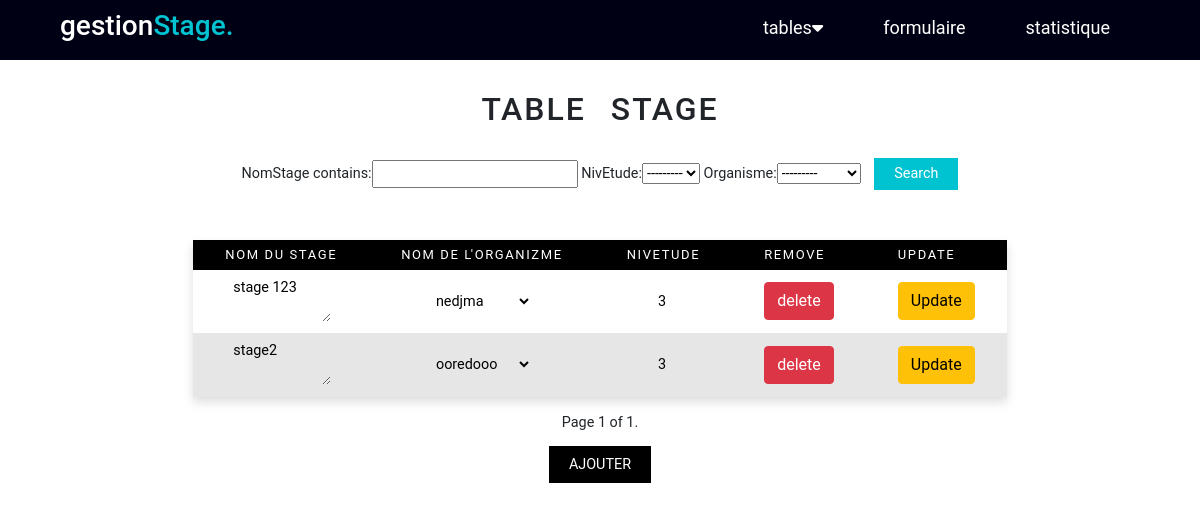
Screenshot of /stage/ with the database file from the repository.
### AppGestion/models.py (models this page shows, shortened)
class Stage (models.Model):
    NomStage = models.CharField(max_length=40)
    NivEtude= models.IntegerField(choices=NIV_ETUDE_STAGE)
    Organisme = models.ForeignKey("Organisme",on_delete=models.CASCADE)
    class Meta:
        ordering = ['NomStage']

class Organisme (models.Model):
    NomOrganisme= models.CharField(max_length=40,primary_key=True)
    typeOr=models.IntegerField(choices=TYPE_ORGANISME)
    def __str__(self):
        return self.NomOrganisme

### AppGestion/views.py (the view)
# urls.py: path('stage/',views.stage,name='stage'),
def stage(request):
    stages=Stage.objects.all()
    organismes=Organisme.objects.all()
    sta= StageFilter(request.GET, queryset=stages)
    stages=sta.qs
    paginator3= Paginator(stages,5)
    page_number=request.GET.get('page')
    stages=paginator3.get_page(page_number)
    if request.method=="POST":
        formStage     =StageForm(data=request.POST)
        if formStage.is_valid():
            formStage.save()
            return redirect("stage")
    else:
        formStage=StageForm
    return render(request,'stage.html',{'stage':stages,'organismes':organismes,'sta':sta,'formStage':formStage})

### AppGestion/templates/stage.html (shortened to what this page needs)
<!DOCTYPE html>
<html lang="en">
<head>
    <link href="https://cdn.jsdelivr.net/npm/bootstrap@5.1.3/dist/css/bootstrap.min.css" rel="stylesheet"
>
    <link rel="stylesheet" href="https://cdnjs.cloudflare.com/ajax/libs/font-awesome/6.0.0-beta3/css/all.min.css" />
    <link rel="stylesheet" href="/static/style.css">
</head>
<body>
  <div class="menu_bar">
    <h1 class="logo">gestion<span>Stage.</span></h1>
    <ul >
      <li ><a  href="">tables<i class="fas fa-caret-down"></i></a>
      </li>
      <li ><a  href="{% url 'formulaireStage'%}">formulaire</a></li>
      <li ><a  href="#">statistique</a> </li>
    </ul>
  </div>
     <div class="contenue">
      <h2> table stage </h2>
      <form action="" methode="get">
        {{sta.form}}
        <button class="button" type="submit"> Search </button>
      </form>
      <table >
        <thead>
        <tr>
          <th>Nom du Stage </th>
          <th>Nom de l'Organizme </th>
          <th>NivEtude</th>
          <th>Remove</th>
          <th>Update </th>
        </tr>
      </thead>
        {% for p in stage %}
          <tr>
            <form method ="POST" action="/Update_Stage/{{p.id}}/">
            <td><textarea class="table_input" name="NomStage" >{{p.NomStage}}</textarea></td>
            <td> <select class="table_input" name="Organisme" required id="id_Organisme">
              <option  value="{{p.Organisme.NomOrganisme}}" selected>{{p.Organisme.NomOrganisme}}</option>
            </select></td>
            <td><input class="table_input" style="width:15px;"type= "text" name="NivEtude" value={{p.NivEtude}}></td>
            <td> <a href="{% url 'delete_stage' p.id %}"  class="btn btn-danger"> delete </a> </td>
            <td> <input type="submit" value="Update" class="btn btn-warning"></td>
            </form>
           </tr>
       {% endfor %}
      </table>
      <div class="pagination">
        <span class="step-links">
            <span class="current">
                Page {{ stage.number }} of {{ stage.paginator.num_pages }}.
            </span>
        </span>
    </div>
    <div class="wrapper s">
        <a href="#ajout-Stage">Ajouter</a>
      </div>
 </div>
</body>
</html>

### AppGestion/static/style.css (style rules this page uses)
body { font-size: 0.9rem; font-family: 'Roboto', sans-serif; }
.wrapper { margin-top: 20px; }
.wrapper a { background-color: #000; text-decoration: none; padding: 10px 20px; text-transform: uppercase; color:#fff; }
.button { background-color: #00c3d1; color: #fff; padding: 5px 20px; border:0; margin-left: 10px; }
h2 { margin-top: 90px; margin-bottom: 30px; word-spacing: 15px; letter-spacing: 2px; text-transform: uppercase; }
table { margin-top: 50px; margin-bottom: 15px; border-collapse: collapse; box-shadow: 0 5px 10px rgb(221, 221, 221); background-color: white; text-align: left; overflow: hidden; }
tr:nth-child(even) { background-color: #e6e6e6; }
thead { background-color: #000000; color: #fff; }
th { font-size: 13px; padding: 5px 2rem ; text-transform: uppercase; letter-spacing: 0.1rem; font-weight:normal ; }
td { padding: 5px 2rem; text-align: center; }
.contenue { display: flex; justify-content: center; align-items: center; flex-direction: column; }
.menu_bar { margin: 0; height:60px; width: 100%; display: flex; align-items: center; justify-content: space-between; padding: 0 5%; background-color: rgb(0, 0, 20); position: fixed; top :0; }
.logo { color: rgb(255, 255, 255) ; font-size: 28px; }
.logo span { color: #00c3d1; }
.menu_bar ul { list-style: none; display: flex; padding-top: 10px; }
.menu_bar ul li { padding: 10px 30px; }
.menu_bar ul li a { color: white; text-decoration: none; font-size: 18px; transition: all 0.3s; }
.table_input { border: none; background:none; width: 100px; }

### rows the page displays
Stage: NomStage "stage 123", Organisme "nedjma", NivEtude "3"
Stage: NomStage "stage2", Organisme "ooredooo", NivEtude "3"

### other values shown
{{ stage.number }} "1"
{{ stage.paginator.num_pages }} "1"
